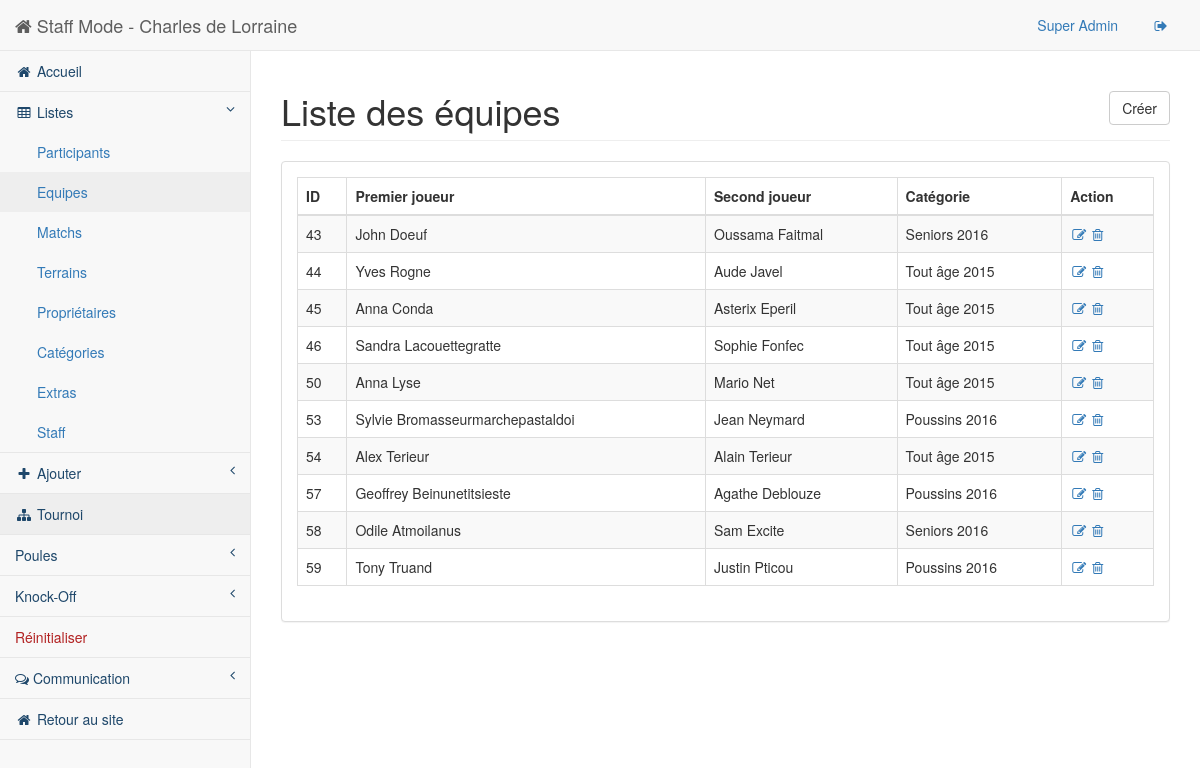
The page /staff/pages/list-team.php (signed in) on the database as committed earlier.
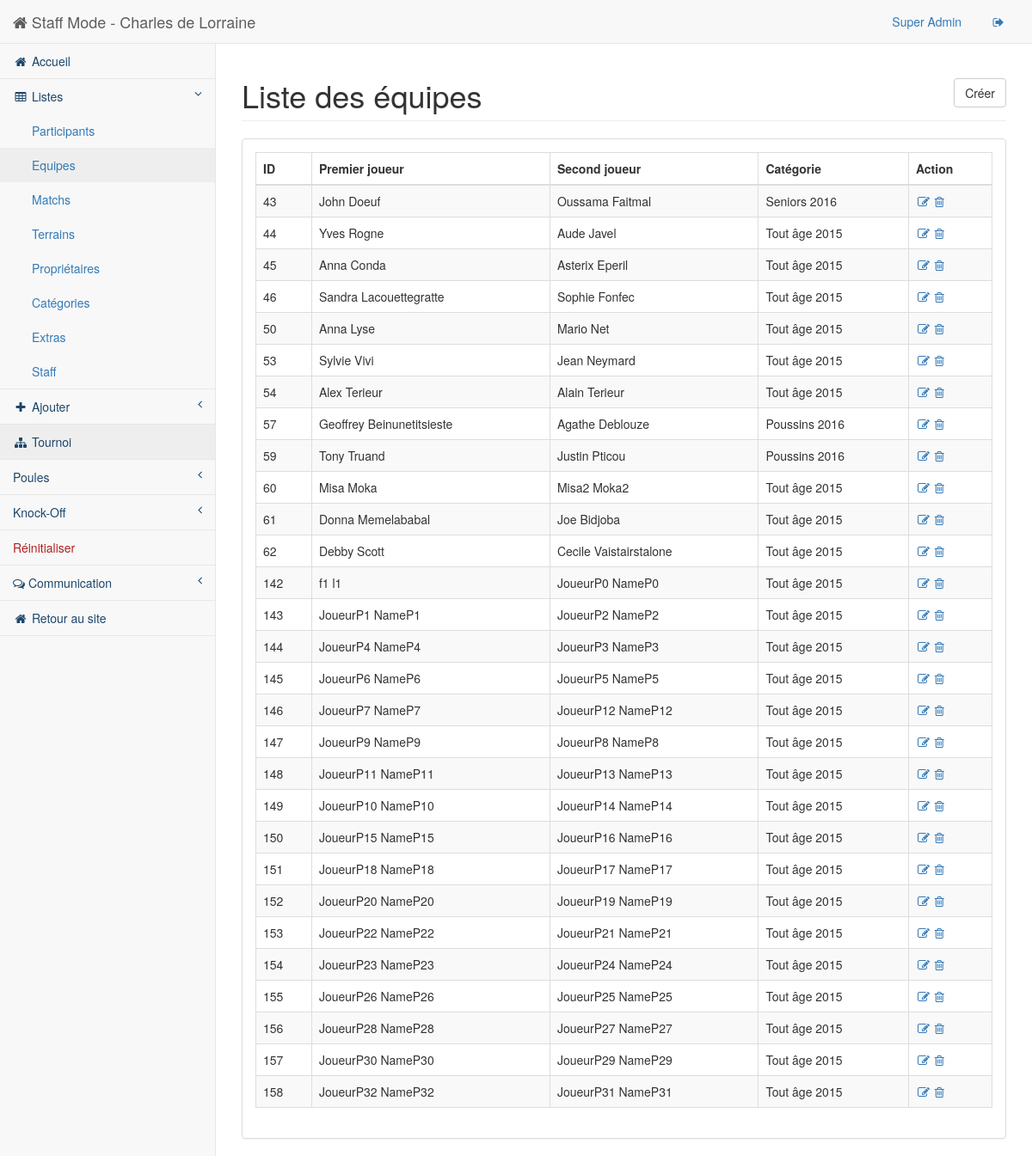
The same page on the database as committed later.
### tables this page shows
CREATE TABLE IF NOT EXISTS `Team` (
  `ID` int(255) NOT NULL,
  `ID_Player1` int(255) NOT NULL,
  `ID_Player2` int(255) NOT NULL,
  `ID_Cat` int(255) NOT NULL,
  `NbWinMatch` int(255) NOT NULL
);

CREATE TABLE IF NOT EXISTS `Personne` (
  `ID` int(255) NOT NULL,
  `Title` int(2) NOT NULL,
  `FirstName` varchar(100) NOT NULL,
  `LastName` varchar(100) NOT NULL,
  `Ville` varchar(500) NOT NULL,
  `ZIPCode` int(10) NOT NULL,
  `Rue` varchar(100) NOT NULL,
  `Number` int(11) NOT NULL,
  `PhoneNumber` int(20) NOT NULL,
  `GSMNumber` int(20) NOT NULL,
  `BirthDate` date NOT NULL,
  `Mail` varchar(500) NOT NULL,
  `CreationDate` date NOT NULL,
  `Note` varchar(500) NOT NULL,
  `IsPlayer` tinyint(1) NOT NULL,
  `IsOwner` tinyint(1) NOT NULL,
  `IsStaff` tinyint(1) NOT NULL
);

### src/staff/pages/php/inc/list-team.inc (the view, shortened to what this page needs)
<?php
function dbAndPrint() {
    $db = BDconnect();
    $reponse1 = $db->query('SELECT Team.ID, FirstName as F, LastName as L, Team.ID_Player1 as id1, Team.ID_Player2 as id2, Team.ID_Cat as ID_Cat FROM Team, Personne WHERE Personne.ID = Team.ID_Player1 ');
    while ($donnes1 = $reponse1->fetch_array())
    {
      $reponse2 = $db->query('SELECT Team.ID, FirstName as F, LastName as L FROM Team, Personne WHERE Personne.ID = '.$donnes1['id2'].'');
        $reponse3 = $db->query('SELECT * FROM Categorie WHERE ID = '.$donnes1['ID_Cat'].'');
	   $donnes2 = $reponse2->fetch_array();
        $cat = $reponse3->fetch_array();
        $catFinal = $cat['Designation']." ".$cat['Year'];
        printListTeam($donnes1, $donnes2, $catFinal);
    }
}
function printListTeam($donnes1,$donnes2, $catFinal) {
    echo "<tr class=\"odd gradeX\">";
    $id = $donnes1['ID'];
    echo "<td data-toggle=\"modal\" data-target=\"#myModal\" data-url=\"./show-team.php?id=$id\">".utf8_encode($donnes1['ID'])."</td>";
    echo "<td data-toggle=\"modal\" data-target=\"#myModal\" data-url=\"./show-team.php?id=$id\">".utf8_encode($donnes1['F']). " " . utf8_encode($donnes1['L'])."</td>";
    echo "<td data-toggle=\"modal\" data-target=\"#myModal\" data-url=\"./show-team.php?id=$id\">".utf8_encode($donnes2['F']). " " . utf8_encode($donnes2['L'])."</td>";
    echo "<td data-toggle=\"modal\" data-target=\"#myModal\" data-url=\"./show-team.php?id=$id\">".utf8_encode($catFinal)."</td>";
    echo "<td><a href=\"./edit-team.php?id=".$donnes1['ID']."\"><i class=\"fa fa-edit fa-fw\"></i></a> <a href=\"./php/delete-team.php?id=".$donnes1['ID']."\" onclick=\"return confirm('Voulez-vous vraiment supprimer cette entrée ?');\"><i class=\"fa fa-trash-o\"></i></a></td>";
    echo "</tr>";
}
?>

### src/staff/pages/list-team.php (shortened to what this page needs)
<!DOCTYPE html>
<html lang="en">
<head>
    <link href="../bower_components/bootstrap/dist/css/bootstrap.min.css" rel="stylesheet">
    <link href="../bower_components/metisMenu/dist/metisMenu.min.css" rel="stylesheet">
    <link href="../bower_components/datatables-plugins/integration/bootstrap/3/dataTables.bootstrap.css" rel="stylesheet">
    <link href="../bower_components/datatables-responsive/css/dataTables.responsive.css" rel="stylesheet">
    <link href="../dist/css/sb-admin-2.css" rel="stylesheet">
    <link href="../bower_components/font-awesome/css/font-awesome.min.css" rel="stylesheet" type="text/css">
</head>
<body>
    <div id="wrapper">
        <?php
            include("./html/header.php");
        ?>
            <div id="page-wrapper">
                <div class="row">
                    <div class="col-lg-12">
                        <h1 class="page-header">Liste des équipes
                        <a class="btn btn-default btn-outline pull-right" href="./team.php"> Créer</a>
                        </h1>
                    </div>
                </div>
                <div class="row">
                    <div class="col-lg-12">
                        <div class="panel panel-default">
                            <div class="panel-body">
                                <div class="dataTable_wrapper">
                                    <table class="table table-striped table-bordered table-hover" id="dataTables-example">
                                        <thead>
                                            <tr>
                                                <th>ID</th>
                                                <th>Premier joueur</th>
                                                <th>Second joueur</th>
                                                <th>Catégorie</th>
                                                <th>Action</th>
                                            </tr>
                                        </thead>
                                        <tbody>
                                            <?php require_once("./php/inc/list-team.inc");
                                            dbAndPrint();
                                            ?>
                                        </tbody>
                                    </table>
                                </div>
                            </div>
                        </div>
                    </div>
                </div>
            </div>
    </div>
</body>
</html>

### src/staff/pages/html/header.php (shortened to what this page needs)
<nav class="navbar navbar-default navbar-static-top" role="navigation" style="margin-bottom: 0">
    <div class="navbar-header">
        <a class="navbar-brand" href="index.php"><i class="fa fa-home"></i> Staff Mode - Charles de Lorraine</a>
    </div>
    <ul class="nav navbar-top-links navbar-right">
        <li class="dropdown">
            <a class="dropdown-toggle" data-toggle="dropdown" href="#">
                <?php echo $_SESSION["NAME"]; ?>
            </a>
        </li>
        <li class="dropdown">
            <a class="dropdown-toggle" href="login.php?action=logout">
                    <i class="fa fa-sign-out fa-fw"></i>
            </a>
        </li>
    </ul>
    <div class="navbar-default sidebar" role="navigation">
        <div class="sidebar-nav navbar-collapse colorDarkBlue">
            <ul class="nav" id="side-menu">
                <li>
                    <a href="index.php"><i class="fa fa-home fa-fw"></i> Accueil</a>
                </li>
                <li>
                    <a href="#"><i class="fa fa-table fa-fw"></i> Listes<span class="fa arrow"></span></a>
                    <ul class="nav nav-second-level colorBlue">
                        <li>
                            <a href="list.php?type=player"> Participants</a>
                        </li>
                        <li>
                            <a href="list-team.php"> Equipes</a>
                        </li>
                        <li>
                            <a href="list-match.php"> Matchs</a>
                        </li>
                        <li>
                            <a href="list.php?type=court"> Terrains</a>
                        </li>
                        <li>
                            <a href="list.php?type=owner"> Propriétaires</a>
                        </li>
                        <li>
                            <a href="list.php?type=category"> Catégories</a>
                        </li>
                        <li>
                            <a href="list-extras.php"> Extras</a>
                        </li>
                        <li>
                            <a href="list.php?type=staff"> Staff</a>
                        </li>
                    </ul>
                </li>
                <li>
                    <a href="#"><i class="fa fa-plus fa-fw"></i> Ajouter<span class="fa arrow"></span></a>
                </li>
                <li>
                    <a href=""><i class="fa fa-sitemap fa-fw"></i> Tournoi</a>
                </li>
                <li>
                            <a href="#">Poules<span class="fa arrow"></span></a>
                        </li>
                        <li>
                            <a href="#">Knock-Off<span class="fa arrow"></span></a>
                        </li>
                        <li class="li-danger">
                            <a href="reset.php">Réinitialiser</a>
                        </li>
                <li>
                    <a href="#"><i class="fa fa-comments-o"></i> Communication<span class="fa arrow"></span></a>
                </li>
                <li>
                    <a href="../../index.php?action=logout"><i class="fa fa-home fa-fw"></i> Retour au site</a>
                </li>
            </ul>
        </div>
    </div>
</nav>

Rows that differ between the two databases and show on the page:
removed team: ID "58", ID_Player1.FirstName "Odile", ID_Player1.LastName "Atmoilanus", ID_Player2.FirstName "Sam", ID_Player2.LastName "Excite", catFinal "Seniors 2016"
changed team "Sylvie": ID_Player1.LastName "Bromasseurmarchepastaldoi" → "Vivi"; catFinal "Poussins 2016" → "Tout âge 2015"
added team: ID "60", ID_Player1.FirstName "Misa", ID_Player1.LastName "Moka", ID_Player2.FirstName "Misa2", ID_Player2.LastName "Moka2", catFinal "Tout âge 2015"
added team: ID "61", ID_Player1.FirstName "Donna", ID_Player1.LastName "Memelababal", ID_Player2.FirstName "Joe", ID_Player2.LastName "Bidjoba", catFinal "Tout âge 2015"
added team: ID "62", ID_Player1.FirstName "Debby", ID_Player1.LastName "Scott", ID_Player2.FirstName "Cecile", ID_Player2.LastName "Vaistairstalone", catFinal "Tout âge 2015"
added team: ID "142", ID_Player1.FirstName "f1", ID_Player1.LastName "l1", ID_Player2.FirstName "JoueurP0", ID_Player2.LastName "NameP0", catFinal "Tout âge 2015"
added team: ID "143", ID_Player1.FirstName "JoueurP1", ID_Player1.LastName "NameP1", ID_Player2.FirstName "JoueurP2", ID_Player2.LastName "NameP2", catFinal "Tout âge 2015"
added team: ID "144", ID_Player1.FirstName "JoueurP4", ID_Player1.LastName "NameP4", ID_Player2.FirstName "JoueurP3", ID_Player2.LastName "NameP3", catFinal "Tout âge 2015"
added team: ID "145", ID_Player1.FirstName "JoueurP6", ID_Player1.LastName "NameP6", ID_Player2.FirstName "JoueurP5", ID_Player2.LastName "NameP5", catFinal "Tout âge 2015"
added team: ID "146", ID_Player1.FirstName "JoueurP7", ID_Player1.LastName "NameP7", ID_Player2.FirstName "JoueurP12", ID_Player2.LastName "NameP12", catFinal "Tout âge 2015"
added team: ID "147", ID_Player1.FirstName "JoueurP9", ID_Player1.LastName "NameP9", ID_Player2.FirstName "JoueurP8", ID_Player2.LastName "NameP8", catFinal "Tout âge 2015"
added team: ID "148", ID_Player1.FirstName "JoueurP11", ID_Player1.LastName "NameP11", ID_Player2.FirstName "JoueurP13", ID_Player2.LastName "NameP13", catFinal "Tout âge 2015"
added team: ID "149", ID_Player1.FirstName "JoueurP10", ID_Player1.LastName "NameP10", ID_Player2.FirstName "JoueurP14", ID_Player2.LastName "NameP14", catFinal "Tout âge 2015"
added team: ID "150", ID_Player1.FirstName "JoueurP15", ID_Player1.LastName "NameP15", ID_Player2.FirstName "JoueurP16", ID_Player2.LastName "NameP16", catFinal "Tout âge 2015"
added team: ID "151", ID_Player1.FirstName "JoueurP18", ID_Player1.LastName "NameP18", ID_Player2.FirstName "JoueurP17", ID_Player2.LastName "NameP17", catFinal "Tout âge 2015"
added team: ID "152", ID_Player1.FirstName "JoueurP20", ID_Player1.LastName "NameP20", ID_Player2.FirstName "JoueurP19", ID_Player2.LastName "NameP19", catFinal "Tout âge 2015"
added team: ID "153", ID_Player1.FirstName "JoueurP22", ID_Player1.LastName "NameP22", ID_Player2.FirstName "JoueurP21", ID_Player2.LastName "NameP21", catFinal "Tout âge 2015"
added team: ID "154", ID_Player1.FirstName "JoueurP23", ID_Player1.LastName "NameP23", ID_Player2.FirstName "JoueurP24", ID_Player2.LastName "NameP24", catFinal "Tout âge 2015"
added team: ID "155", ID_Player1.FirstName "JoueurP26", ID_Player1.LastName "NameP26", ID_Player2.FirstName "JoueurP25", ID_Player2.LastName "NameP25", catFinal "Tout âge 2015"
added team: ID "156", ID_Player1.FirstName "JoueurP28", ID_Player1.LastName "NameP28", ID_Player2.FirstName "JoueurP27", ID_Player2.LastName "NameP27", catFinal "Tout âge 2015"
added team: ID "157", ID_Player1.FirstName "JoueurP30", ID_Player1.LastName "NameP30", ID_Player2.FirstName "JoueurP29", ID_Player2.LastName "NameP29", catFinal "Tout âge 2015"
added team: ID "158", ID_Player1.FirstName "JoueurP32", ID_Player1.LastName "NameP32", ID_Player2.FirstName "JoueurP31", ID_Player2.LastName "NameP31", catFinal "Tout âge 2015"
